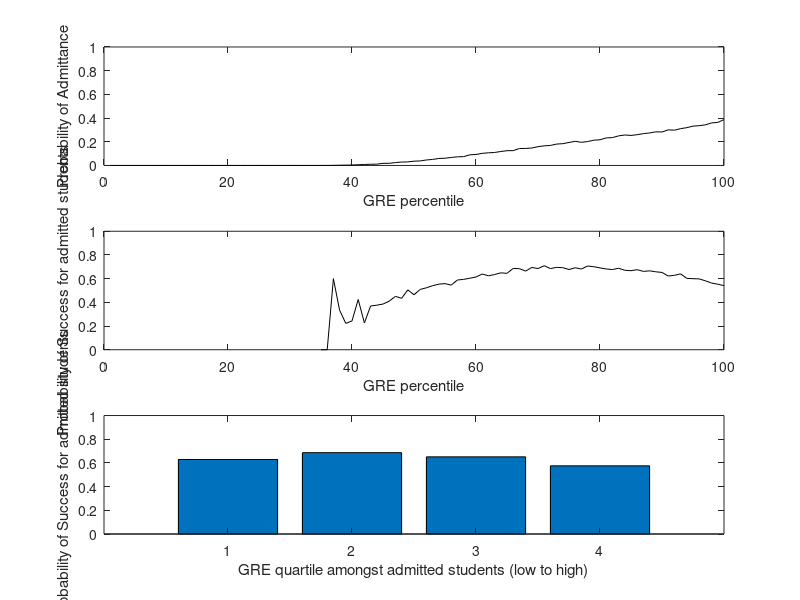
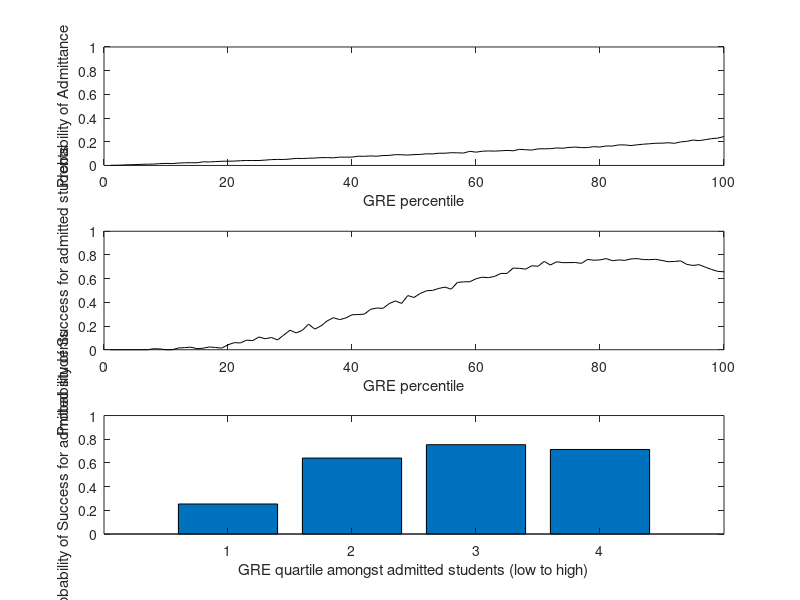

The MATLAB source for these figures, in order:
function GRE_simulation

    Npop = 1000000;  % number of applicants
    Nlat=3;          % number of latent variables (knowledge, motivation, curiousity)

    Latent = randn(Npop,Nlat); % sample standard normal deviations for latent variables
    
    % determine observed variables in percentil scores from latent variables 
    
    GRE=Percentile(  [1  0   0]);  % knowledge only 
    GPA=Percentile(  [1  1   0]);  % knowledge and motivation 
    LET=Percentile(  [0  1   1]);  % motivation and curiousity
    SOP=Percentile(  [0  0   1]);  % curiousity

    suffice=normcdf(Latent,0,.5);   % determine sufficiency scores for each latent variable
    Complete=prod(suffice,2);       % completion probability is multiplication of sufficiency scores
    Complete = rand(size(Complete))<Complete; % determine PhD completion based on probabilities
    Success = Complete;
    
    figure(1);
    Policy=GRE.*GPA.*LET.*SOP;      % uase all 4 observed variables in equal weighting
    PlotResults(Policy,90,100);     % between 90% and 100% admitted based on this policy
    
    figure(2);
    Policy=GPA.*LET.*SOP;           % GREs are ignored
    PlotResults(Policy,90,100);     % between 90% and 100% admitted based on this policy
    
    % calculate outcome variable from weights and latent variables
    function Outcome=Percentile(W)
        Outcome = Latent*W';
        [Y,I]=sort(Outcome);
        [Y2,I2]=sort(I);
        Outcome=ceil(100.*(I2./Npop)); % return percentile of each datapoint
    end

    % find average success at each GRE and plot results
    function PlotResults(Policy,Lower,Upper)
        
        Admit=Policy>=prctile(Policy,Lower) & Policy<=prctile(Policy,Upper); % admit those between lower and upper percentile

        for g=1:100  % step through all 100 GRE percentiles
            GRE_success(g)=mean(Success(GRE==g & Admit));  % average success at GRE percentile
            GRE_N(g)=sum(GRE==g & Admit);                  % number of successful students at GRE percentile
            GRE_T(g)=sum(GRE==g);                          % number of admitted students at GRE percentile
        end
        GRE_dist=GRE_N./GRE_T;                            % probability of admittance at GRE percentile
        
        % output numbers
        AveSuccess=mean(Success(Admit))
        AveGRE_PHD_success=mean(GRE(Admit & Success==1))
        AveGRE_PHD_failure=mean(GRE(Admit & Success==0))

        
        % plot probability of admittance as function of GRE scores
        subplot(3,1,1);
        plot(GRE_dist,'-k');
        axis([0 100 0 1]);
        xlabel('GRE percentile');
        ylabel('Probability of Admittance');
        
        % plot distribution of success as function of GRE percentile
        subplot(3,1,2);
        plot(GRE_success,'-k')
        axis([0 100 0 1]);
        xlabel('GRE percentile');
        ylabel('Probability of Success for admitted students');
        
        % plot distribution of success based on GRE quartiles
        subplot(3,1,3);
        Cuts=prctile(GRE(Admit),[0 25 50 75 100]);
        for p=1:4
            y(p)=mean(Success(GRE>Cuts(p) & GRE<=Cuts(p+1) & Admit));
        end
        bar(y);
        axis([0 5 0 1]);
        xlabel('GRE quartile amongst admitted students (low to high)');
        ylabel('Probability of Success for admitted students');
        
    end

end
